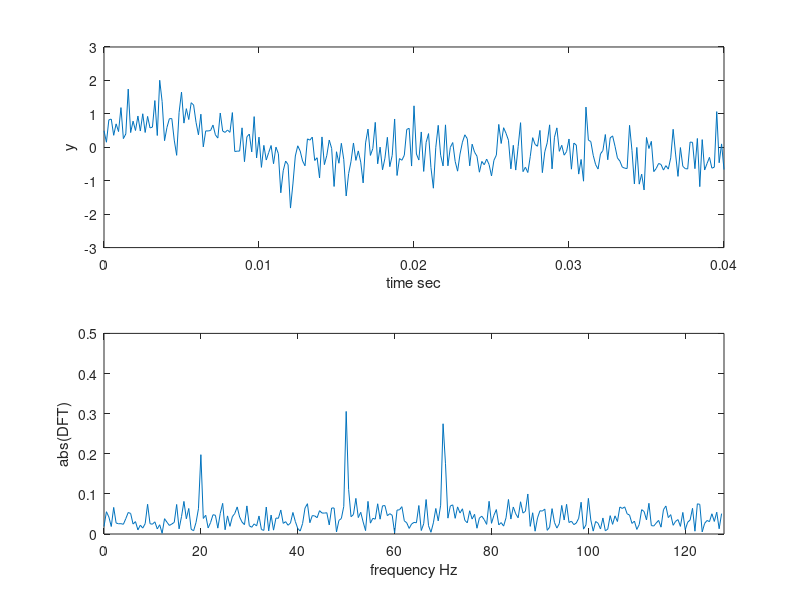

Source code (MATLAB):
clf
f1=20; f2=50; f3=70; nt=512; T=2; dt=T/nt
df=1/T
fmax=(nt/2)*df; t=0:dt:nt*dt; tt=0:dt/25:nt*dt/50;
y=0.2*cos(2*pi*f1*t)+0.35*sin(2*pi*f2*t)+0.3*sin(2*pi*f3*t);
yy=0.2*cos(2*pi*f1*tt)+0.35*sin(2*pi*f2*tt)+0.3*sin(2*pi*f3*tt);
y=y+0.5*randn(size(t)); yy=yy+0.5*randn(size(tt));
f=0:df:(nt/2-1)*df;
figure(1);
subplot(211), plot(tt,yy)
axis([0 0.04 -3 3])
xlabel('time sec'); ylabel('y')
yf=fft(y); yp=zeros(1,(nt/2));
yp(1:nt/2)=(2/nt)*yf(1:nt/2);
subplot(212), plot(f,abs(yp))
axis([0 fmax 0 0.5])
xlabel('frequency Hz'); ylabel('abs(DFT)');